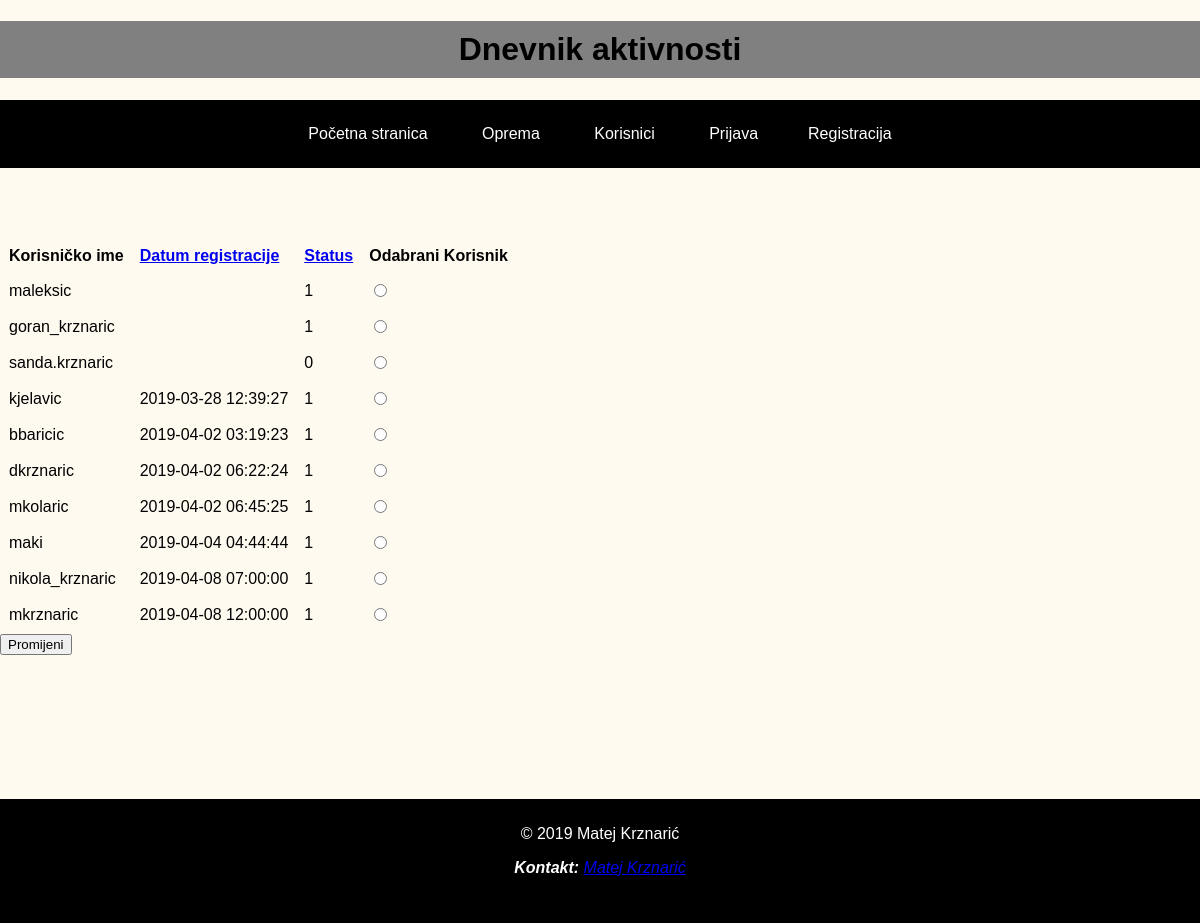
The app's page /webdip_projekt/otkljucavanje_blokiranje.php?order=datum_vrijme_registracije&&sort=ASC with its own data.
### tables this page shows
CREATE TABLE `korisnik` (
  `id_korisnik` int(11) NOT NULL,
  `ime` varchar(45) NOT NULL,
  `prezime` varchar(45) NOT NULL,
  `korisnicko_ime` varchar(45) NOT NULL,
  `lozinka` varchar(45) NOT NULL,
  `email` varchar(100) NOT NULL,
  `datum_vrijme_registracije` datetime DEFAULT NULL,
  `status` tinyint(4) NOT NULL,
  `uloga_id_uloga` int(11) NOT NULL
);

### webdip_projekt/sesija.class.php (called while the page is built, shortened)
<?php
class Sesija {
    static function dajKorisnika() {
        if (isset($_SESSION[self::KORISNIK])) {
            $korisnik[self::KORISNIK] = $_SESSION[self::KORISNIK];
            $korisnik[self::TIP] = $_SESSION[self::TIP];
        } else {
            return null;
        }
        return $korisnik;
    }
}

### webdip_projekt/baza.class.php (called while the page is built, shortened)
<?php
class Baza {
    private $veza = null;
    function spojiDB() {
        $this->veza = new mysqli(self::server, self::korisnik, self::lozinka, self::baza);
        $this->veza->set_charset("utf8");
        return $this->veza;
    }
    function selectDB($upit) {
        $rezultat = $this->veza->query($upit);
        return $rezultat;
    }
}
?>

### webdip_projekt/otkljucavanje_blokiranje.php (the view, shortened to what this page needs)
<?php
include ("./baza.class.php");
include("./sesija.class.php");
?>
<!DOCTYPE html>
<html lang="hr">
    <head>
        <link href="css/mkrznaric.css" rel="stylesheet" type="text/css">
        <link href="css/mkrznaric_480.css" rel="stylesheet" type="text/css">
        <link href="css/mkrznaric_ispis.css" media="print" rel="stylesheet" type="text/css">
        <link href="css/mkrznaric_800.css" rel="stylesheet" type="text/css">
        <link href="css/mkrznaric_1024.css" rel="stylesheet" type="text/css">
        <link href="css/mkrznaric_1800.css" rel="stylesheet" type="text/css">
        <link rel="stylesheet" type="text/css" href="https://cdn.datatables.net/s/dt/jq-2.1.4,dt-1.10.10/datatables.min.css"/>
    </head>
    <body>
        <header>
            <h1 id="pocetak_popis">Dnevnik aktivnosti</h1>
        </header>
        <nav>
            <ul class="nav">
                <li><a href="index.php">Početna stranica</a></li>
                <li><a href="oprema.php">Oprema</a></li>
                <li><a href="privatno/korisnici.php">Korisnici</a></li>
                <?php
                if (Sesija::dajKorisnika() == null) {
                    echo '<li><a href="prijava.php">Prijava</a></li>';
                    echo '<li><a href="registracija.php">Registracija</a></li>';
                } else if (Sesija::dajKorisnika() != null) {
                    if ($tip == "administrator") {
                        echo '<li><a href="odjava.php">Odjava</a></li>';
                        echo '<li><a href="dnevnik.php">Dnevnik aktivnosti</a></li>';
                        echo '<li><a href="VirtualTime.php">Virtualno vrijeme</a></li>';
                        echo '<li><a href="konfiguracija_sustava.php">Konfiguracija sustava</a></li>';
                        echo '<li><a href="otkljucavanje_blokiranje.php">Upravljanje korisnicima</a></li>';
                        echo '<li><a href="DodijeliModeratora.php">Dodijela moderatora</a></li>';
                        echo '<li><a href="NovaLokacija.php">Nova lokacija</a></li>';
                        echo '<li><a href="NovaOprema.php">Nova oprema</a></li>';
                    }
                    if ($tip == "moderator") {
                        echo '<li><a href="odjava.php">Odjava</a></li>';
                    }
                    if ($tip == "registrirani_korisnik") {
                        echo '<li><a href="odjava.php">Odjava</a></li>';
                    }
                }
                ?>
            </ul>
        </nav>
        <section id="sadrzajtablica">
            <br>
            <form id="promjenaStatusaKorisnika" novalidate method="post" name="promjenaStatusaKorisnika" action="otkljucavanje_blokiranje.php">
                <br>
                <br>
<?php
                $baza = new Baza();
                $baza->spojiDB();
                if (isset($_GET['order'])) {
                    $order = $_GET['order'];
                } else {
                    $order = 'status';
                }
                if (isset($_GET['sort'])) {
                    $sort = $_GET['sort'];
                } else {
                    $sort = 'ASC';
                }
                $upit = "SELECT *from korisnik ORDER BY $order $sort";
                $sort == 'DESC' ? $sort = 'ASC' : $sort = 'DESC';
                $rs = $baza->selectDB($upit);
                echo"<table id ='table_id'  class='display'>
    <thead>
                <tr>
                    <th class='zaglavlje'>Korisničko ime</th>
                    <th class='zaglavlje'><a href='?order=datum_vrijme_registracije&&sort=$sort'>Datum registracije</a></th>
                    <th class='zaglavlje'><a href='?order=status&&sort=$sort'>Status</a></th>
                        <th>Odabrani Korisnik</th>
                </tr>
                </thead>
                <tbody>";
                while ($row=$rs->fetch_assoc()) {
                    $naziv=$row['korisnicko_ime'];
                    $datum_vrijeme=$row['datum_vrijme_registracije'];
                    $status=$row['status'];
                    $id=$row['id_korisnik'];
                    echo "<tr>\n<td>$naziv</td>\n<td>$datum_vrijeme</td>\n<td>$status</td><td><input type='radio' name='radiobutton' value='".$id."'></td></tr>";
                }
                echo"</tbody></table>";
            ?>
                <input  type="submit" name="promijeni" id="promijeniUseruStatus" value="Promijeni">
                <br>
                <br>
                <br><br>
                <br>
            </form>
            <br>
            <br>
            <br>
            <br>
        </section>
        <footer id="kraj">
            <p>&copy; 2019 Matej Krznarić</p>
            <address><strong>Kontakt:</strong> <a href="mailto:mkrznaric@foi.hr">Matej Krznarić</a></address>
            <br>
            <br>
        </footer>
    </body>
</html>

### webdip_projekt/css/mkrznaric.css (style rules this page uses)
#pocetak_popis { width: auto; padding: 10px; text-align: center; background: gray; -webkit-animation: pozadina 5s infinite; animation: pozadina 5s infinite; }
body { background: floralwhite; color: black; font-family: "Arial"; margin: auto; overflow-x: hidden; }
.nav { background: black; color: white; list-style: none; text-align: center; padding: 25px 0 25px 0; }
.nav > li { display: inline-block; padding: 0 25px 0 25px; }
.nav > li > a { text-decoration: none; color: white; }
td, th { text-align: left; padding: 7px; }
#sadrzajtablica { overflow-x: hidden; }
#kraj { text-align: center; color: white; background: black; padding: 10px; width: auto; position: relative; }

### webdip_projekt/css/mkrznaric_1024.css (style rules this page uses)
@media only screen and (min-width: 1024px) { #pocetak_popis { width: auto; padding: 10px; text-align: center; background: gray; -webkit-animation: pozadina 5s infinite; animation: pozadina 5s infinite; } }
@media only screen and (min-width: 1024px) { body { background: floralwhite; color: black; font-family: "Arial"; margin: auto; overflow-x: hidden; } }
@media only screen and (min-width: 1024px) { .nav { background: black; color: white; list-style: none; text-align: center; padding: 25px 0 25px 0; } }
@media only screen and (min-width: 1024px) { .nav > li { display: inline-block; padding: 0 25px 0 25px; } }
@media only screen and (min-width: 1024px) { .nav > li > a { text-decoration: none; color: white; } }
@media only screen and (min-width: 1024px) { td, th { text-align: left; padding: 7px; } }
@media only screen and (min-width: 1024px) { #sadrzajtablica { overflow-x: hidden; } }
@media only screen and (min-width: 1024px) { #kraj { text-align: center; color: white; background: black; padding: 10px; width: auto; position: relative; } }

### records on screen
korisnik: korisnicko_ime "maleksic", status "1"
korisnik: korisnicko_ime "goran_krznaric", status "1"
korisnik: korisnicko_ime "sanda.krznaric", status "0"
korisnik: korisnicko_ime "kjelavic", datum_vrijme_registracije "2019-03-28 12:39:27", status "1"
korisnik: korisnicko_ime "bbaricic", datum_vrijme_registracije "2019-04-02 03:19:23", status "1"
korisnik: korisnicko_ime "dkrznaric", datum_vrijme_registracije "2019-04-02 06:22:24", status "1"
korisnik: korisnicko_ime "mkolaric", datum_vrijme_registracije "2019-04-02 06:45:25", status "1"
korisnik: korisnicko_ime "maki", datum_vrijme_registracije "2019-04-04 04:44:44", status "1"
korisnik: korisnicko_ime "nikola_krznaric", datum_vrijme_registracije "2019-04-08 07:00:00", status "1"
korisnik: korisnicko_ime "mkrznaric", datum_vrijme_registracije "2019-04-08 12:00:00", status "1"
